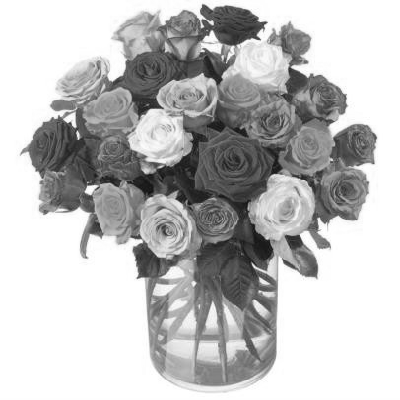
#> input picture zdjecia/zdjeciaPakiet3/roze.png, 400 x 400 px, found by its file name
$ python zad4.py
#> lines starting #> are read from the running program, lines starting #| are printed output that depends on the picture; after the words box and inside, x2 and y2 are one past the last pixel; in counts of white or black regions, pixels touching at a corner belong together
import os

import cv2
import numpy as np

image = cv2.imread("zdjecia/zdjeciaPakiet3/roze.png", cv2.IMREAD_GRAYSCALE)
#> image is the input picture: shape (400, 400); min 15, max 255, mean 191.3

# 1. Global Thresholding (Otsu)
_, global_thresh = cv2.threshold(image, 0, 255, cv2.THRESH_BINARY + cv2.THRESH_OTSU)
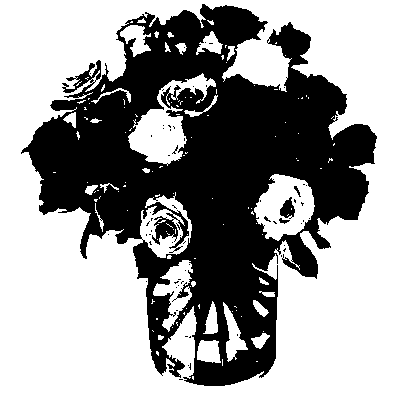
#> global_thresh: shape (400, 400); 60.7% white; 61 black regions (57 under 20 px), largest, box (x1, y1, x2, y2) and area: (21, 4, 377, 386) 62437, (280, 197, 295, 219) 198, (279, 218, 290, 224) 33, (294, 186, 301, 197) 28
cv2.imwrite("global_otsu.png", global_thresh)


# 2. Iterative Three-Class Thresholding with Otsu
def iterative_three_class_thresholding(img, delta_threshold=2):
#> called with delta_threshold = 2
    hist, bin_edges = np.histogram(img.ravel(), bins=256, range=(0, 256))
#> hist = 256 values, max 65484 at index 255, min 0 at index 0, mean 625; bin_edges = 257 values from 0 to 256
    bin_centers = (bin_edges[:-1] + bin_edges[1:]) / 2
#> bin_centers = 256 values from 0.5 to 255.5

    # Initial threshold using Otsu's method
    t1 = cv2.threshold(img, 0, 255, cv2.THRESH_BINARY + cv2.THRESH_OTSU)[0]
#> t1 = 176
    t2 = t1 / 2  # Initial guess for t2
#> t2 = 88
    delta = delta_threshold + 1

    while delta > delta_threshold:
        # Calculate means for the two regions
        low_region = bin_centers[bin_centers < t1]
        high_region = bin_centers[bin_centers >= t1]
        low_mean = np.mean(low_region) if len(low_region) > 0 else 0
        high_mean = np.mean(high_region) if len(high_region) > 0 else 0

        # Update t2 and delta
        new_t2 = (low_mean + high_mean) / 2
        delta = abs(new_t2 - t2)
        t2 = new_t2
#> this loop made 2 passes
#> (low_mean, high_mean, new_t2, delta, t2) on passes 1 to 2: (88, 216, 152, 64, 152), (88, 216, 152, 0, 152)

    # Apply thresholds
    binary_image = np.where(img > t2, 255, 0).astype(np.uint8)
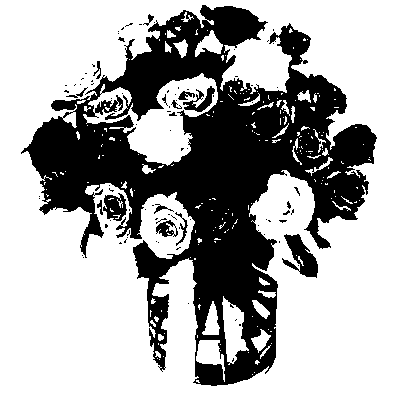
#> binary_image: shape (400, 400); 66.6% white; 92 black regions (77 under 20 px), largest, box (x1, y1, x2, y2) and area: (21, 5, 377, 386) 50901, (282, 234, 318, 278) 788, (103, 193, 127, 221) 423
    return binary_image


three_class_thresh = iterative_three_class_thresholding(image)
cv2.imwrite("iterative_three_class_otsu.png", three_class_thresh)


# 3. Local Thresholding with Otsu in 11x11 Neighborhood
def local_otsu_thresholding(img, window_size=11):
    # Pad the image symmetrically
#> called with window_size = 11
    half_window = window_size // 2
    padded_img = np.pad(img, pad_width=half_window, mode="symmetric")
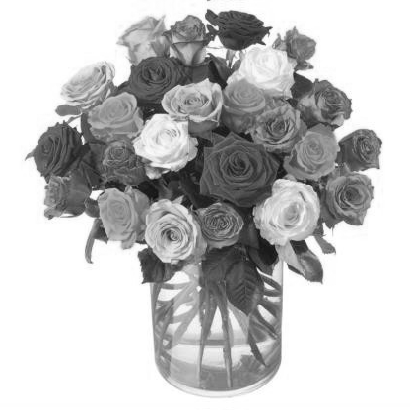
#> padded_img: shape (410, 410); min 15, max 255, mean 194.3
    output = np.zeros_like(img)

    for i in range(half_window, padded_img.shape[0] - half_window):
        for j in range(half_window, padded_img.shape[1] - half_window):
            # Extract local window
            window = padded_img[
                i - half_window : i + half_window + 1,
                j - half_window : j + half_window + 1,
            ]
            # Compute Otsu threshold for the window
            _, local_thresh = cv2.threshold(
                window, 0, 255, cv2.THRESH_BINARY + cv2.THRESH_OTSU
            )
            # Assign the central value of the thresholded window to the output
            output[i - half_window, j - half_window] = local_thresh[
                half_window, half_window
            ]
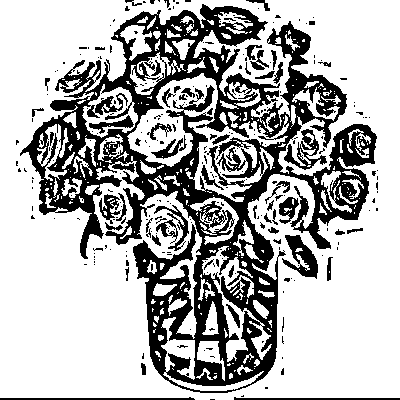
#> output: shape (400, 400); 69.9% white; 272 black regions (214 under 20 px), largest, box (x1, y1, x2, y2) and area: (20, 4, 377, 393) 40967, (282, 235, 318, 279) 736, (284, 129, 327, 170) 599

    return output


local_thresh = local_otsu_thresholding(image)
cv2.imwrite("local_otsu.png", local_thresh)
